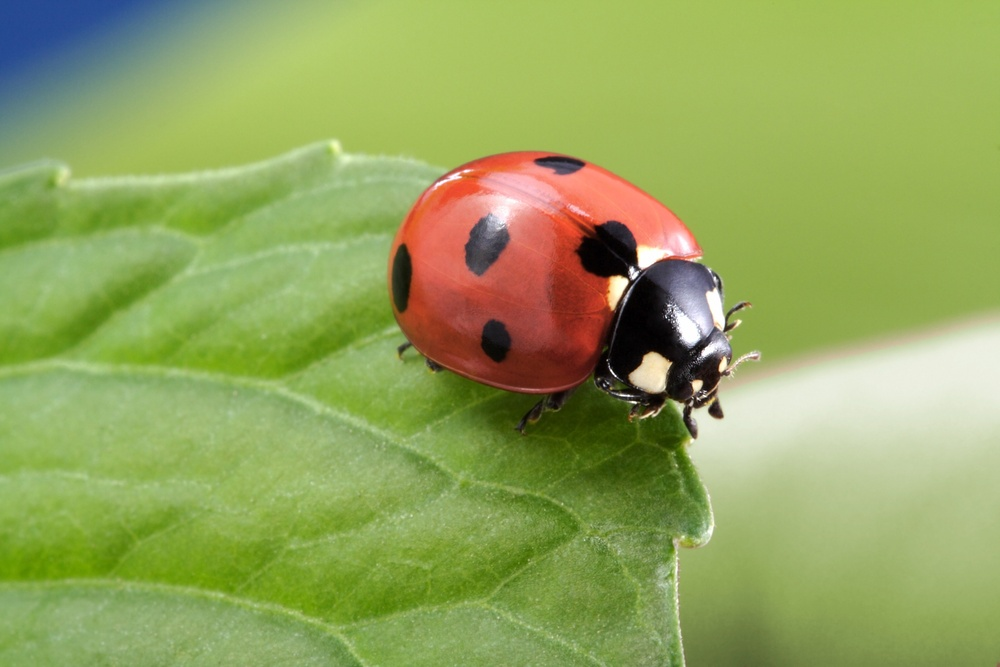
#> input picture ladybug.jpg, 1000 x 667 px, shrunk from 3456 x 2304 before the run
$ python Hw3_kmeans_q2.py
#> lines starting #> are read from the running program, lines starting #| are printed output that depends on the picture
from PIL import Image
import numpy as np
import matplotlib.pyplot as plt
image = Image.open("./ladybug.jpg")
#> image is the input picture: PIL image 1000x667 RGB; mean R, G, B 146.8, 164.4, 92.8

# Convert image to an array, downsample every 4th pixel, then reshape to an array of RGB values
X = np.asarray(image)
X = X[::4, ::4]
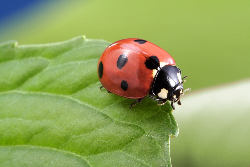
#> X: shape (167, 250, 3); mean R, G, B 146.8, 164.4, 92.9
shp = X.shape
#> shp = (167, 250, 3)
X = X.reshape(-1, 3)

# Run k-means clustering w/ keeping k clusters same value
from sklearn.cluster import KMeans
results = []
max_cluster_boundary = 17
k_range = range(1,max_cluster_boundary)

for k in k_range:
    k_inertia_vals = []
    for j in range(0,10):
        kmeans = KMeans(n_clusters=k, random_state=j).fit(X)
        # store fitted model and its inertia score, for easy access of min & max
        k_inertia_vals.append(kmeans.inertia_)

    # Get mean, min, and max inertia scores
    k_inertia_array = np.array(k_inertia_vals)
    mean_inertia = k_inertia_array.mean()
    print(f"For k={k}, average inertia score: {mean_inertia},")
    min_inertia = min(k_inertia_array)
    max_inertia = max(k_inertia_array)
    print(f" min inertia score: {min_inertia}, max inertia score: {max_inertia}")
    results.append((k, mean_inertia, min_inertia, max_inertia))
#> after the loop, results = 16 items

plt.xlabel("Number of Clusters k")
plt.ylabel("Inertia Score")

mean_inertia_vals = np.array([entry[1] for entry in results])
#> mean_inertia_vals = [224127638.3, 126669482.7, 86598061.8, 65339929.7, 51447453.4, 41631125.9, 33500476.5, 27578698.1, 24284172.6, 21506940.9, 19279020.3, 17158847.3, 15675636.4, 14520994, 13291206.9, 12233201.2]
mean_line = plt.plot(k_range, mean_inertia_vals, 'b-', label="Mean Inertia")
#> mean_line = 1 item

min_inertia_vals = np.array([entry[2] for entry in results])
#> min_inertia_vals = [224127638.3, 126668660, 83949154.4, 63099126.7, 49466551.9, 38871939.5, 32085681.9, 26976294.7, 23486370, 20789599.9, 18495314.5, 16813936.3, 15298438.8, 14090302, 12969035.1, 12015505]
max_inertia_vals = np.array([entry[3] for entry in results])
#> max_inertia_vals = [224127638.3, 126670049.7, 97180201, 70567233.9, 56581378.9, 46871236.2, 38290108.2, 28750979.7, 25641301.8, 22217859.8, 20063660.7, 18123990.5, 16358775.6, 14998800.4, 13962392.8, 12730065.5]
range_band = plt.fill_between(k_range, min_inertia_vals, max_inertia_vals, color='b',
                              alpha=0.2, label="Inertia Range")

plt.title("Inertia Score Range by k")
plt.margins(x=0)
plt.legend()
plt.show()
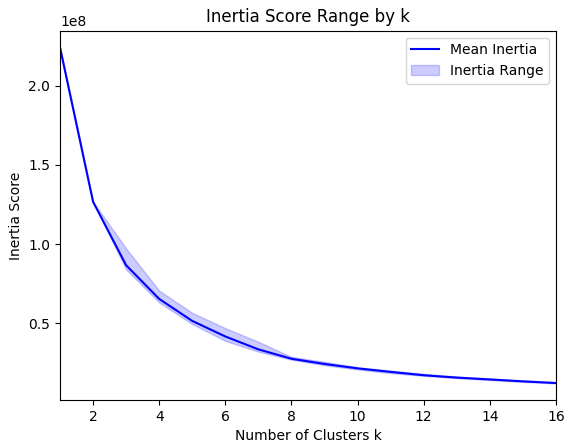
#> figure drawn by matplotlib, 1 panel; curve peaks at x = 1, y = 224127638.3

'''###
from sklearn.metrics import silhouette_score, davies_bouldin_score

for k in range(3, 7):
    # Fit the model using a fixed random state for baseline comparison
    kmeans = KMeans(n_clusters=k, random_state=k-2, n_init="auto").fit(X)
    labels = kmeans.labels_

    # Calculate Davies-Bouldin (lower is better, indicating tighter/better-separated clusters)
    db_index = davies_bouldin_score(X, labels)

    # Calculate Silhouette (higher is better, approaching 1.0)
    # A sample_size is passed because running pairwise distances on 497,664 pixels will hang the kernel
    sil_score = silhouette_score(X, labels, sample_size=15000, random_state=k-2)

    print(f"k={k}")
    print(f"  Davies-Bouldin: {db_index:.4f}")
    print(f"  Silhouette:     {sil_score:.4f}\n")
'''
